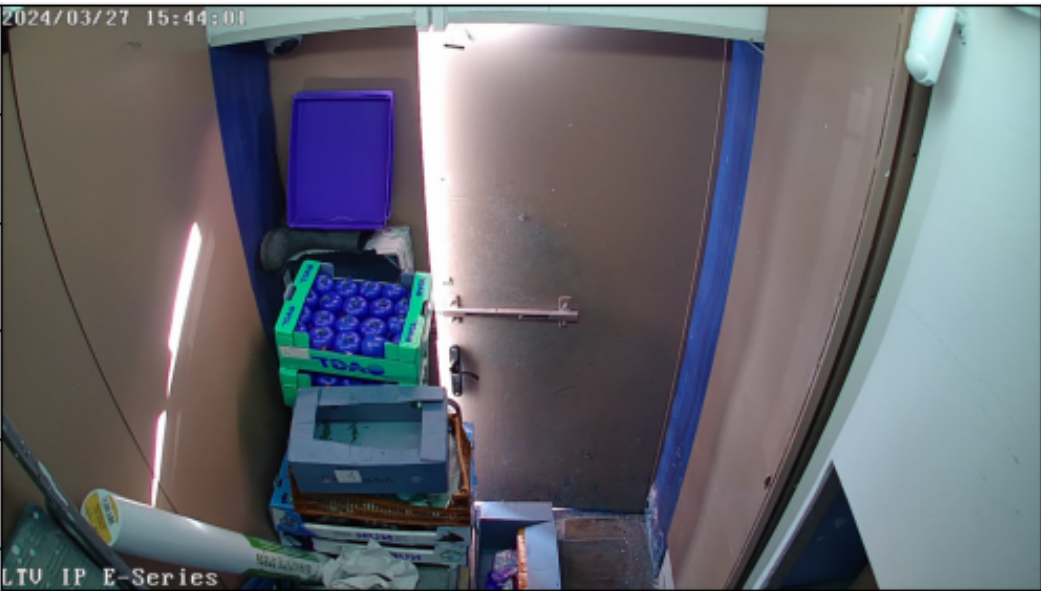
#> input picture pics/im.png, 1041 x 591 px
$ python clutter.py
#> lines starting #> are read from the running program, lines starting #| are printed output that depends on the picture
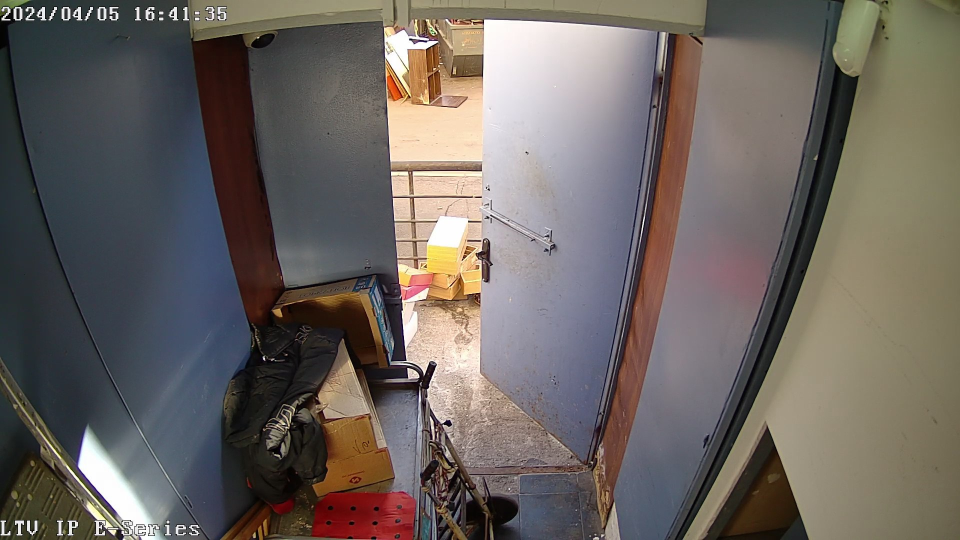
#> input picture pics/pic_clt_day_open.jpg, 1920 x 1080 px (shown at 1/2 size)
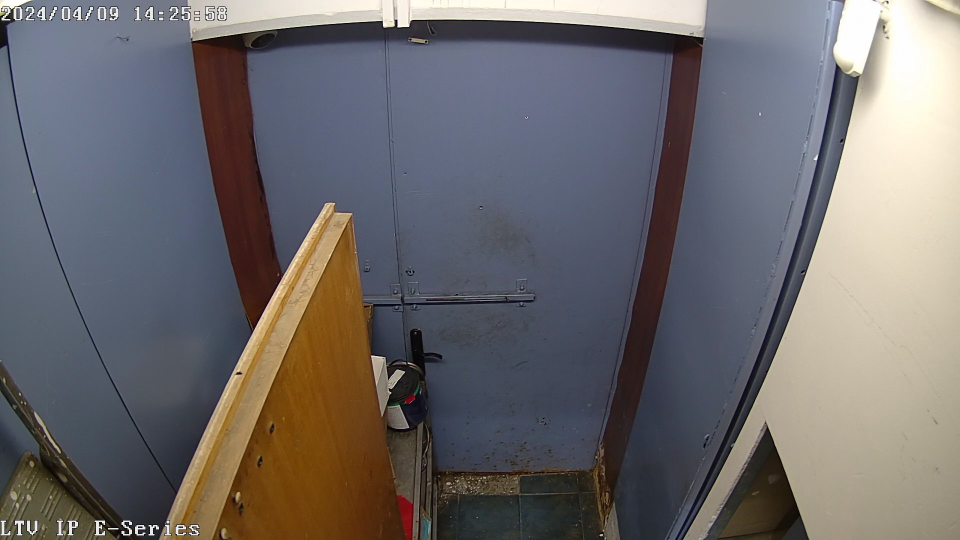
#> input picture pics/pic_clt_day_closed.jpg, 1920 x 1080 px (shown at 1/2 size)
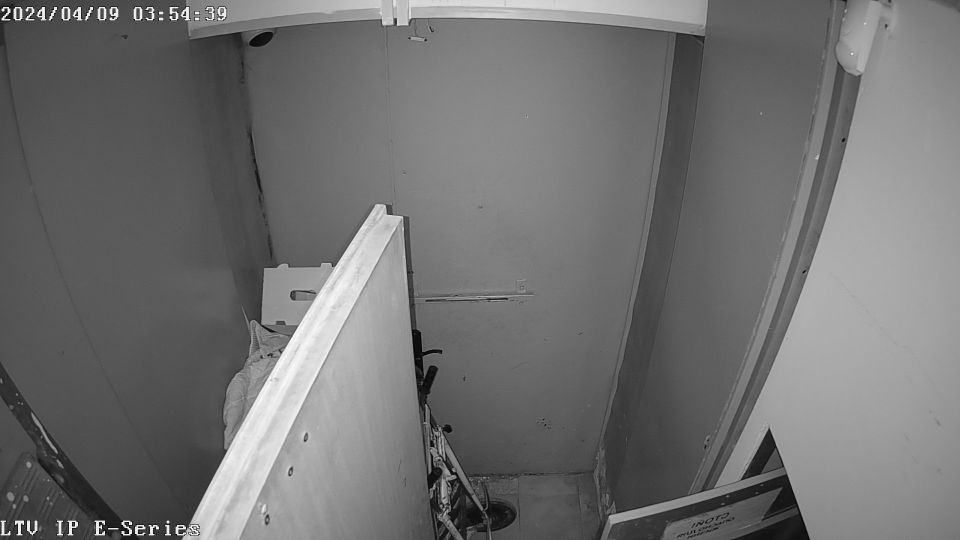
#> input picture pics/pic_clt_night_closed.jpg, 1920 x 1080 px (shown at 1/2 size)
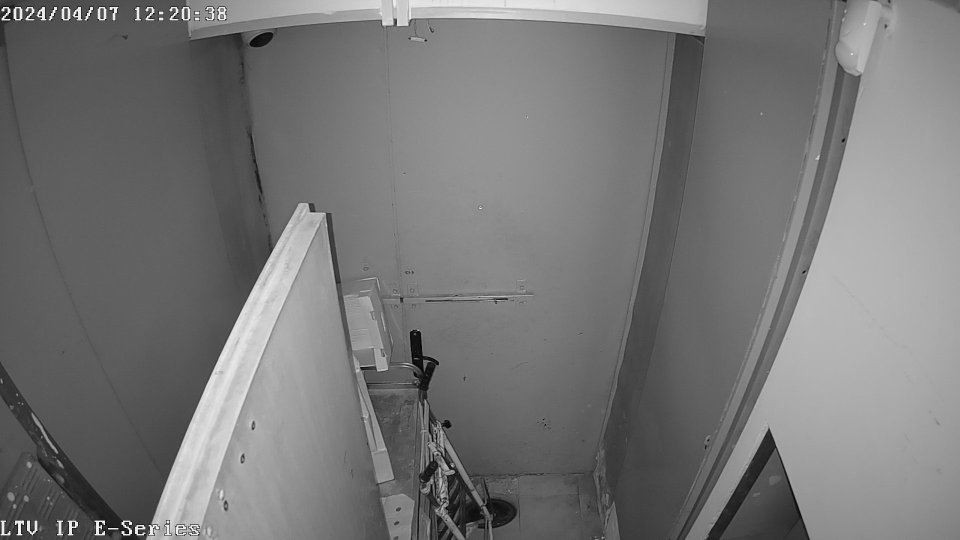
#> input picture pics/pic_clt_night_closed_1.jpg, 1920 x 1080 px (shown at 1/2 size)
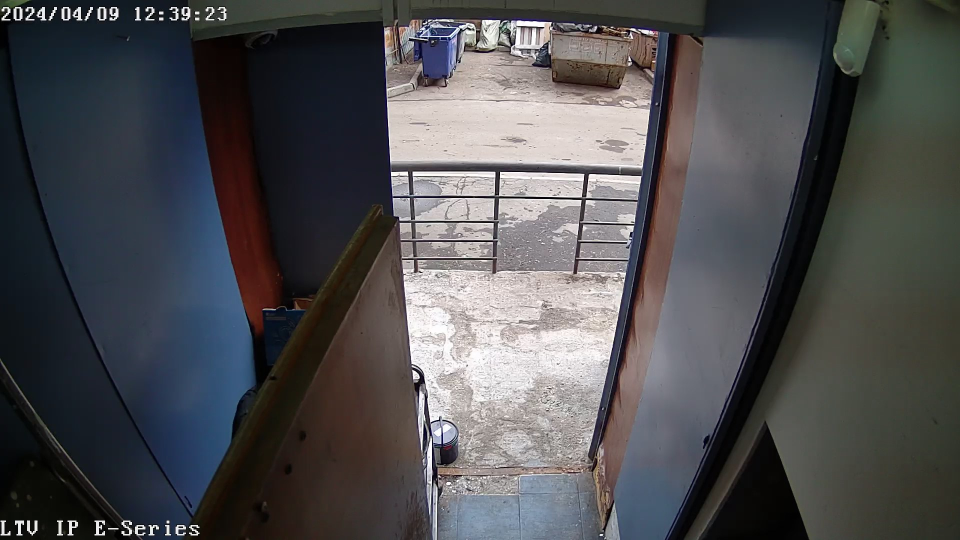
#> input picture pics/pic_free_day_open.jpg, 1920 x 1080 px (shown at 1/2 size)
import cv2
import numpy as np
from matplotlib import pyplot as plt

import subprocess
import os

HF = 30 / 1080
CR1 = 500 / 1920
CR2 = 1180 / 1920

L1_SIZE = 256
L2_SIZE = 32

WINDOW = 4  # > 2
ABS_THR = 4


class ClutterDetection:
    def __init__(self, image):
        self.map = None
        self.image = self.trim(self.crop(image))

    @staticmethod
    def trim(im):
        r = int(HF * im.shape[0])
#> r = 16
        return im[r:-r]
#> returned value: shape (559, 368, 3)
#> in __init__, image is the input picture: shape (591, 1041, 3); mean B, G, R 111.7, 104.4, 102.6

    @staticmethod
    def crop(im):
        return im[:, int(CR1 * im.shape[1]):int(CR2 * im.shape[1])]

    def calculate_clutter_map(self, debug=False, sm=None):
#> called with debug = False
        orig = self.image.clip(max=150)
        grey = cv2.cvtColor(orig, cv2.COLOR_BGR2GRAY)
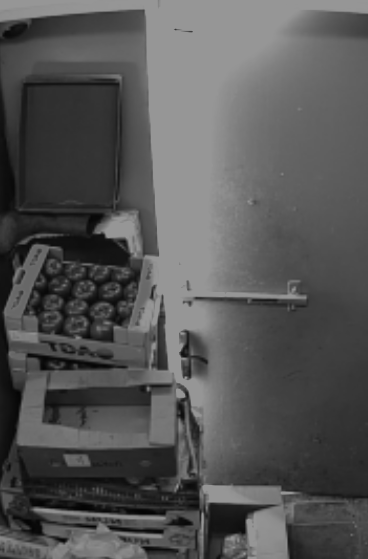
#> grey: shape (559, 368); min 3, max 150, mean 85.5

        hist = cv2.calcHist([grey], [0], None, [L1_SIZE], [0, L1_SIZE])
#> hist = 256 values, max 25918 at index 150, min 0 at index 0, mean 803.6
        hist = hist - hist[150] / 2
#> hist = 256 values, max 12959 at index 150, min -12959 at index 0, mean -12155.4
        hist[hist < 0] = 0

        if sm is None:
            sm = 0.954 - (hist != 0).argmax() * 0.001834
#> sm = 0.679

        v = np.median(grey)
#> v = 83
        lv = v * sm
#> lv = 56.35

        _, th3 = cv2.threshold(grey, v - lv, v + lv, cv2.THRESH_TOZERO_INV)
        th3 = cv2.resize(th3, (300, 400))
#> th3: shape (400, 300)

        hist = cv2.calcHist([th3], [0], None, [L2_SIZE], [1, L2_SIZE])
#> hist = 32 values, max 656 at index 19, min 0 at index 26, mean 275.4

        grad = np.gradient(hist.squeeze())
#> grad = 32 values, max 99 at index 12, min -141.5 at index 20, mean -5.14
        g_d = np.gradient(grad)
#> g_d = 32 values, max 43.5 at index 10, min -79.5 at index 19, mean 0.18

        s3 = 0
        if grad.max() > 0:
            to_reject = (grad > 200).nonzero()[-1].flatten()
#> to_reject = empty array

            if len(to_reject) > 0:
                grad[:to_reject[-1]] = 0
                s2 = L2_SIZE - WINDOW / 2

                if debug:
                    print("process: validation pass")
            else:
                s2 = g_d[:max(L2_SIZE - WINDOW, 0)].argmin() - 1
#> s2 = 18

            s3 = grad.argmax()
#> s3 = 12
            if abs(s3 - s2) > ABS_THR:
                s3 = s2
#> s3 = 18

            th3[th3 < s3] = 0
#> th3: shape (400, 300); min 0, max 26, mean 0.6

        if debug:
            f, (a, b) = plt.subplots(1, 2)
            a.plot(hist)
            a.plot(grad)
            a.plot(g_d)
            b.imshow(th3, cmap='grey')
            f.suptitle(str(s3))

        imc = cv2.Canny(th3, th3.max() * 2, th3.max() * 2)
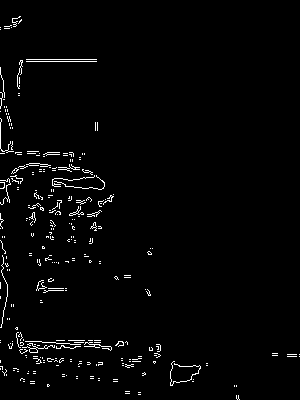
#> imc: shape (400, 300); 2.2% white in thin lines or dots
        cv2.imwrite('.exp.jpg', imc)

#> (the run stopped early here; a loop or call above may not have finished)
